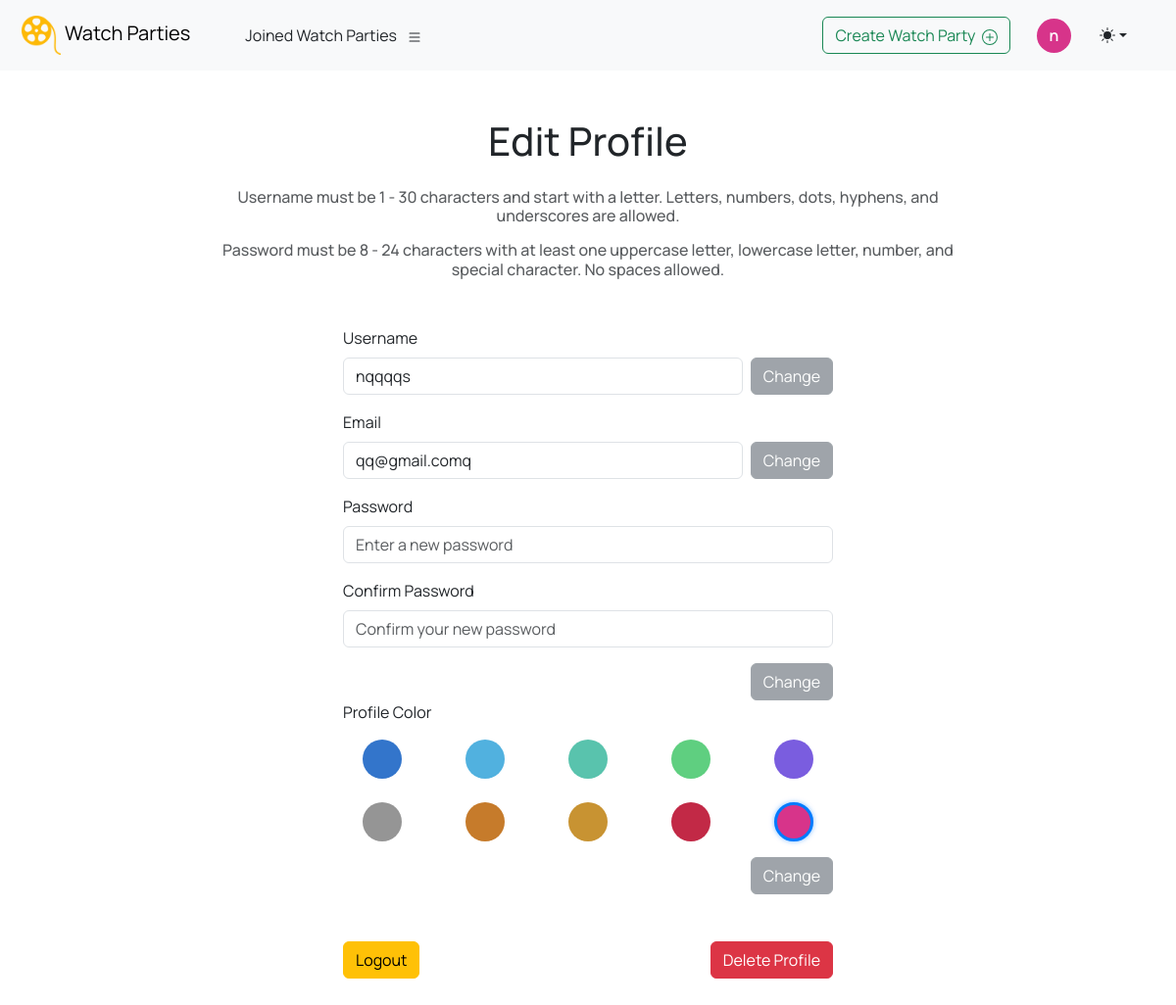
Screenshot of /profile (signed in) with the database file from the repository.
### app/models.py (models this page shows, shortened)
class User(db.Model):
    id = db.Column(db.Integer, primary_key=True)
    username = db.Column(db.String(30), unique=True,
                         nullable=False, index=True)
    email = db.Column(db.String(256), nullable=False)
    password_hash = db.Column(db.String(128))
    created_at = db.Column(db.DateTime, default=datetime.now(
        timezone.utc), nullable=False)
    deleted_at = db.Column(db.DateTime, default=None, index=True)
    profile_colour = db.Column(db.String(7), default=lambda: choice(
        list(PROFILE_COLOURS.keys())), nullable=False)
    watch_parties_created = db.relationship(
        "WatchParty", backref="creator", lazy="dynamic")
    watch_parties_joined = db.relationship(
        "WatchPartyUser", backref="user", lazy="dynamic")
    comments = db.relationship("Comment", backref="user", lazy="dynamic")
    reactions = db.relationship(
        "CommentReaction", backref="user", lazy="dynamic")

### app/views.py (the view, shortened to what this page needs)
@app.route("/profile", methods=["GET", "POST"])
@login_required
def profile():
    if current_user.deleted_at != None:
        flash("Your account has been deleted", "warning")
        return redirect(url_for("auth.login"))
    user = models.User.query.filter(models.User.id == current_user.id).first()
    username=current_user.username
    colour=current_user.profile_colour
    search_form = SearchForm()
    form = WatchPartyForm()
    return render_template("profile.html", title="Profile", user=user, colours=models.PROFILE_COLOURS, username=username, colour=colour, search_form=search_form, form=form)

### app/forms.py
class SearchForm(FlaskForm):
    search = StringField("Search", validators=[
                         DataRequired(), Length(max=100)])

class WatchPartyForm(FlaskForm):
    title = StringField("Title", validators=[
                        DataRequired(), Length(min=1, max=100)])
    movie_id = IntegerField("Movie ID", validators=[DataRequired()])
    description = StringField("Description", widget=TextArea(), validators=[
                              Length(max=500)])
    location = StringField("Location", validators=[
                           Length(max=100)])
    start_date = DateField("Start Date", format="%Y-%m-%d",
                           validators=[DataRequired()])
    start_time = TimeField("Start Time", validators=[DataRequired()])
    is_private = BooleanField("Private", default=False)

### app/models.py (called while the page is built)
@login.user_loader
def load_user(id):
    return User.query.get(int(id))

### app/templates/profile.html (shortened to what this page needs)
{% extends "base.html" %}
{% block content %}
<h1 class="mt-5 mb-4 text-center">Edit Profile</h1>
<h6 class="text-muted text-center">Username must be 1 - 30 characters and start with a letter. Letters, numbers, dots, hyphens, and underscores are allowed.</h6>
<h6 class="text-muted text-center">Password must be 8 - 24 characters with at least one uppercase letter, lowercase letter, number, and special character. No spaces allowed.</h6>
<form action="/profile" method="POST" name="Edit Username" id="edit-username" data-original="{{ user.username }}" class="mt-5">
  <div class="form-group">
    <label for="username" class="form-label">Username</label>
    <div class="d-flex gap-2" title="Change username">
      <input type="text" name="username" id="username" class="form-control required-field" value="{{ user.username }}" maxlength="30" autocomplete="username">
      <button type="submit" disabled class="btn btn-secondary">Change</button>
    </div>
  </div>
</form>
<form action="/profile" method="POST" name="Edit email" id="edit-email" data-original="{{ user.email }}" class="mt-3">
  <div class="form-group">
    <label for="email" class="form-label">Email</label>
    <div class="d-flex gap-2" title="Change email">
      <input type="email" name="email" id="email" class="form-control required-field" value="{{ user.email }}" minlength="5" maxlength="256" autocomplete="username">
      <button type="submit" disabled class="btn btn-secondary">Change</button>
    </div>
  </div>
</form>
<form action="/profile" method="POST" name="Edit password" id="edit-password" data-original="" class="mt-3">
  <div class="form-group">
    <label for="password" class="form-label">Password</label>
    <input type="password" name="password" id="password" class="form-control required-field" placeholder="Enter a new password" minlength="8" maxlength="24" autocomplete="new-password">
    <label for="confirm-password" class="form-label mt-3">Confirm Password</label>
    <input type="password" name="confirm-password" id="confirm-password" class="form-control required-field" placeholder="Confirm your new password" minlength="8" maxlength="24" autocomplete="new-password">
    <div class="d-flex justify-content-end" title="Change password">
      <button type="submit" disabled class="btn btn-secondary mt-3">Change</button>
    </div>
  </div>
</form>
<form action="/profile" method="POST" name="Edit colour" id="edit-colour" data-original="{{ user.profile_colour }}">
  <div class="form-group">
    <label class="form-label mb-3">Profile Color</label>
    <div class="row row-cols-5 g-4 mb-3">
      {% for colour, name in colours.items() %}
      <div class="col d-flex justify-content-center">
        <div class="color-option">
          <label for="colour-{{ loop.index }}"
            class="d-flex align-items-center justify-content-center rounded-circle"
            style="width: 40px; height: 40px; background-color: {{ colour }}; cursor: pointer; border: none;"
            title="{{ name }}">
          </label>
        </div>
      </div>
      {% endfor %}
    </div>
    <div class="d-flex justify-content-end" title="Change profile colour">
      <button type="submit" disabled class="btn btn-secondary">Change</button>
    </div>
  </div>
</form>
<div class="form-group my-5 d-flex justify-content-between">
  <a href="/logout" class="btn btn-warning">Logout</a>
  <form action="/profile" method="POST" name="Delete Profile" id="delete-profile">
    <button type="submit" class="btn btn-danger">Delete Profile</button>
  </form>
</div>
{% endblock %}

### app/templates/base.html (shortened to what this page needs)
<!DOCTYPE html>
<html lang="en" data-bs-theme="dark">
<head>
  <link rel="stylesheet" href="https://cdn.jsdelivr.net/npm/bootstrap@5.3.3/dist/css/bootstrap.min.css">
  <link rel="stylesheet" href="https://cdnjs.cloudflare.com/ajax/libs/font-awesome/5.15.4/css/all.min.css">
  <link rel="stylesheet" href="{{ url_for('static', filename='/css/styles.css' )}}">
  <link href="https://cdn.jsdelivr.net/gh/kartik-v/bootstrap-star-rating@4.1.2/css/star-rating.min.css" media="all" rel="stylesheet" type="text/css" />
  <link href="https://cdn.jsdelivr.net/gh/kartik-v/bootstrap-star-rating@4.1.2/themes/krajee-svg/theme.css" media="all" rel="stylesheet" type="text/css" />
</head>
<body>
  <div class="content-wrapper">
    <nav class="navbar navbar-expand-lg bg-body-tertiary">
      <div class="container-fluid">
        <a class="navbar-brand" href="/" title="Return home">
          <img src="{{ url_for('static', filename='/images/icon.png') }}" alt="Logo" width="40" height="40" class="d-inline-block" />
          Watch Parties
        </a>
        <div class="collapse navbar-collapse" id="navbarSupportedContent">
          <ul class="navbar-nav me-auto mb-2 mb-lg-0">
            {% if title and title != "Watch Parties" and title != "Register" and title != "Login" %}
            <li class="nav-item me-2">
              <button type="button" class="btn nav-pad btn-outline-secondary {{ 'nav-active' if title == 'Joined Parties' }}" title="See joined watch parties">
                <a class="nav-link btn-hover {{ 'nav-btn' if title == 'Joined Parties' }}" href="{{ url_for('parties') }}">
                  Joined Watch Parties &nbsp;
                </a>
              </button>
            </li>
          {% endif %}
          </ul>
          {% if title == "Watch Parties" or title == "Register" %}
          <div class="nav-item ms-lg-auto me-2 nav-action">
            <button type="button" class="btn btn-outline-secondary" title="Login">
              <a class="nav-link btn-hover" href="{{ url_for('auth.login') }}">
                Login
              </a>
            </button>
          </div>
          {% elif title %}
          <div class="nav-item ms-lg-auto me-2 nav-action">
            <button id="create" type="button" class="btn btn-outline-success" title="New Watch Party">
              Create Watch Party&nbsp;
            </button>
          </div>
          <div class="nav-item dropdown ms-2">
            <button class="btn p-0" id="profile-icon" type="button" data-bs-toggle="dropdown" aria-expanded="false" data-bs-display="static" title="Profile options">
              <div id="profile-circle" class="d-flex align-items-center justify-content-center rounded-circle text-white"
                style="width: 35px; height: 35px; background-color: {{ colour }}">
                <span id="profile-initial" class="fs-6 fw-semibold">{{ username[0] }}</span>
              </div>
            </button>
          </div>
          {% endif %}
          <div class="nav-item dropdown">
            <button
              class="btn btn-sm nav-pad btn-link nav-link py-2 px-0 px-lg-2 dropdown-toggle d-flex align-items-center"
              id="bd-theme" type="button" aria-expanded="false" data-bs-toggle="dropdown" data-bs-display="static"
              aria-label="Toggle theme" title="Change colour theme">
              <svg class="bi my-1 theme-icon-active" width="1em" height="1em">
                <use href="#sun-fill"></use>
              </svg>
            </button>
          </div>
        </div>
      </div>
    </nav>
    <div class="container-fluid">
      <div class="row justify-content-center">
        <div class="col-10 col-lg-8">
          {% block content %}{% endblock %}
        </div>
      </div>
    </div>
  </div>
</body>
</html>

### app/static/css/styles.css (style rules this page uses)
:root { --primary-yellow: #FDB908; --secondary-yellow: #F8CB27; }
body { font-family: "Manrope", Arial, Helvetica, sans-serif; transition: background-color 0.3s ease-in-out, color 0.3s ease-in-out; min-height: 100vh; margin: 0; }
.navbar { padding: 10px; }
.nav-pad { margin-left: 20px; margin-right: 20px; border: none; }
.form-group { max-width: 500px; margin: 0 auto; }
#profile-icon { border-color: rgba(0, 0, 0, 0); margin-left: 10px }
.nav-link { color: var(--bs-body-color); }
.color-option input[type="radio"]:checked + label { border: 3px solid #007bff !important; box-shadow: 0 0 5px rgba(0,123,255,0.5); }

### rows the page displays
User: username "n", username "nqqqqs", email "qq@gmail.comq"
